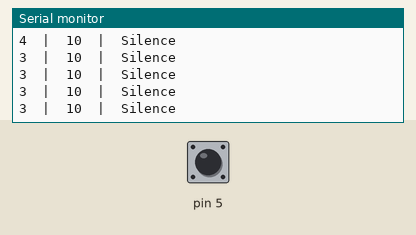
A sketch run on a simulated Arduino Uno, built with avr-gcc and run on an emulated ATmega328P. Parts: the last lines printed to the serial monitor. Inputs (shaded band) come from the test bench; at power-on: pin 5 HIGH. MIDI output is not drawn.

Above: at 1.3 s.
1.4 s: pin 5 pulled LOW for 0.3 s
At 1.7 s:
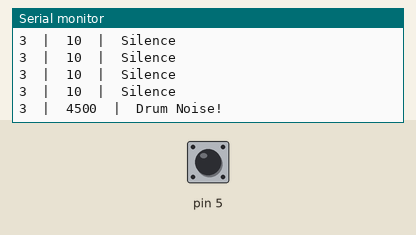
3.2 s: pin 5 pulled LOW for 1 s
At 3.73 s:
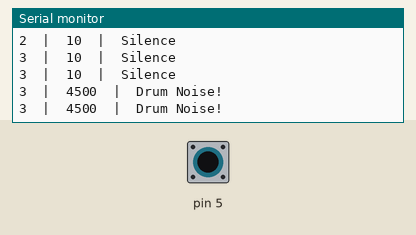
5.7 s: pin 5 pulled LOW for 3.2 s
At 6.52 s:
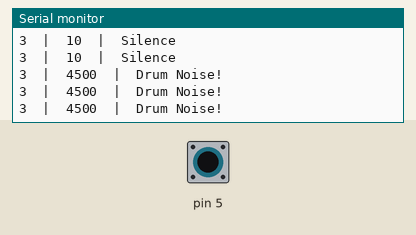
Timing chart, 0 to 8.7 s (numbered marks = the images above; inputs shaded):
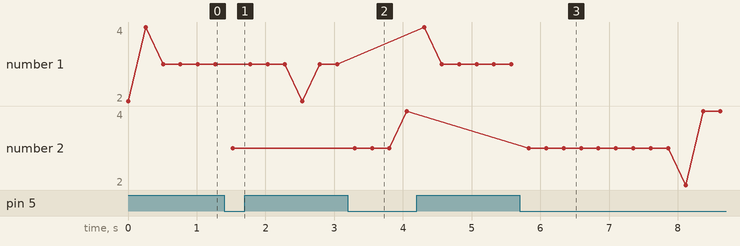

The sketch:

3D_Capacitive_Instrument.ino
```cpp
#include <CapacitiveSensor.h>
#include <MIDI.h>

MIDI_CREATE_DEFAULT_INSTANCE();

//680k resistor between pins 16 & 5, pin 5 is sensor pin
CapacitiveSensor   cs1 = CapacitiveSensor(16,5);

void setup()
{
   Serial.begin(9600);
   MIDI.begin(MIDI_CHANNEL_OFF);
}

void loop()
{
    long start = millis();
    long total1 =  cs1.capacitiveSensor(30);

    Serial.print(millis() - start);
    Serial.print("\t|\t");

    Serial.print(total1);

    if(total1 > 25){
      Serial.println("\t|\tDrum Noise!");
      MIDI.sendNoteOn(36, 127, 1);
    }else{
      Serial.println("\t|\tSilence");
    }

    delay(250);

    if(total1 > 25){
      MIDI.sendNoteOn(36, 0, 1);
    }
}
```

Measured:
- after the input at 1.4 s, the serial monitor: prints a new line after 0.12 s (image 1)
